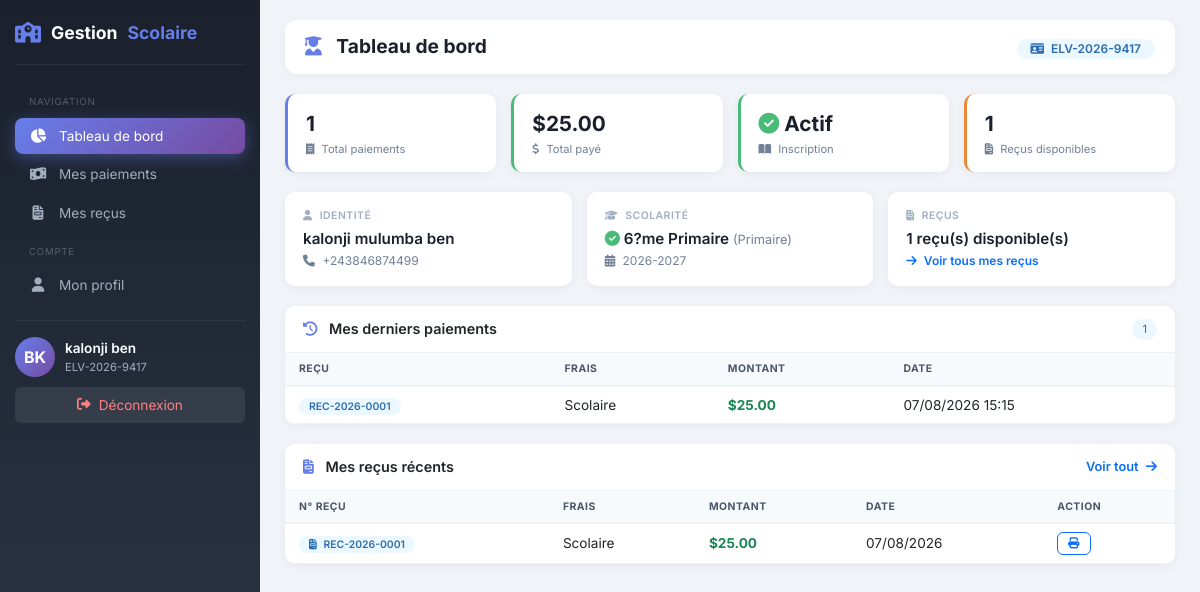
The page /gestion_paiements/eleve/dashboard.php (signed in) on the database its author committed.
### tables this page shows
CREATE TABLE `eleves` (
  `idEleve` int(11) NOT NULL,
  `matricule` varchar(30) NOT NULL,
  `nom` varchar(100) NOT NULL,
  `postNom` varchar(100) DEFAULT NULL,
  `prenom` varchar(100) DEFAULT NULL,
  `lieuNaissance` varchar(100) DEFAULT NULL,
  `sexe` enum('M','F') DEFAULT NULL,
  `dateNaissance` date DEFAULT NULL,
  `adresse` varchar(255) DEFAULT NULL,
  `telephone` varchar(20) DEFAULT NULL,
  `nomPere` varchar(100) DEFAULT NULL,
  `nomMere` varchar(100) DEFAULT NULL,
  `motDePasse` varchar(255) DEFAULT NULL,
  `idUtilisateur` int(11) DEFAULT NULL
);

CREATE TABLE `inscriptions` (
  `idInscription` int(11) NOT NULL,
  `idEleve` int(11) NOT NULL,
  `idClasse` int(11) NOT NULL,
  `idAnnee` int(11) NOT NULL,
  `dateInscription` date NOT NULL,
  `statut` enum('Actif','Termin?') DEFAULT 'Actif'
);

CREATE TABLE `classes` (
  `idClasse` int(11) NOT NULL,
  `nomClasse` varchar(50) NOT NULL,
  `idNiveau` int(11) NOT NULL
);

CREATE TABLE `niveaux` (
  `idNiveau` int(11) NOT NULL,
  `nomNiveau` varchar(50) NOT NULL,
  `description` text DEFAULT NULL
);

CREATE TABLE `annees_scolaires` (
  `idAnnee` int(11) NOT NULL,
  `libelle` varchar(20) NOT NULL,
  `annee` varchar(20) DEFAULT NULL,
  `active` tinyint(1) DEFAULT 1
);

CREATE TABLE `paiements` (
  `idPaiement` int(11) NOT NULL,
  `idInscription` int(11) NOT NULL,
  `idFrais` int(11) NOT NULL,
  `mois` enum('Septembre','Octobre','Novembre','D?cembre','Janvier','F?vrier','Mars','Avril','Mai','Juin','Juillet') DEFAULT NULL,
  `montantPaye` decimal(10,2) NOT NULL,
  `datePaiement` datetime DEFAULT current_timestamp(),
  `idCaissier` int(11) NOT NULL,
  `numeroRecu` varchar(50) DEFAULT NULL
);

CREATE TABLE `frais` (
  `idFrais` int(11) NOT NULL,
  `libelle` varchar(100) NOT NULL,
  `montant` decimal(10,2) NOT NULL,
  `typeFrais` enum('Inscription','Mensualit?','Autre') NOT NULL,
  `idAnnee` int(11) NOT NULL,
  `idNiveau` int(11) DEFAULT NULL,
  `statut` enum('Actif','Inactif') DEFAULT 'Actif'
);

### gestion_paiements/eleve/dashboard.php (the view, shortened to what this page needs)
<?php
$db = db();
$eleve_id = $_SESSION['eleve_id'];
$stmt = $db->prepare("SELECT * FROM eleves WHERE idEleve = :id");
$stmt->execute(['id' => $eleve_id]);
$eleve = $stmt->fetch();
$stmt = $db->prepare("
    SELECT i.*, c.nomClasse, n.nomNiveau, a.libelle as annee
    FROM inscriptions i
    JOIN classes c ON i.idClasse = c.idClasse
    JOIN niveaux n ON c.idNiveau = n.idNiveau
    JOIN annees_scolaires a ON i.idAnnee = a.idAnnee
    WHERE i.idEleve = :idEleve
    AND i.idAnnee = (SELECT idAnnee FROM annees_scolaires WHERE active = 1)
    LIMIT 1
");
$stmt->execute(['idEleve' => $eleve_id]);
$inscription = $stmt->fetch();
$stmt = $db->prepare("
    SELECT p.*, f.libelle as frais_libelle
    FROM paiements p
    JOIN frais f ON p.idFrais = f.idFrais
    JOIN inscriptions i ON p.idInscription = i.idInscription
    WHERE i.idEleve = :idEleve
    ORDER BY p.datePaiement DESC
    LIMIT 5
");
$stmt->execute(['idEleve' => $eleve_id]);
$paiements = $stmt->fetchAll();
$stmt = $db->prepare("
    SELECT p.*, f.libelle as frais_libelle
    FROM paiements p
    JOIN frais f ON p.idFrais = f.idFrais
    JOIN inscriptions i ON p.idInscription = i.idInscription
    WHERE i.idEleve = :idEleve
    AND p.numeroRecu IS NOT NULL
    ORDER BY p.datePaiement DESC
");
$stmt->execute(['idEleve' => $eleve_id]);
$recus = $stmt->fetchAll();
$stmt = $db->prepare("
    SELECT
        COUNT(*) as total_paiements,
        SUM(montantPaye) as total_montant
    FROM paiements p
    JOIN inscriptions i ON p.idInscription = i.idInscription
    WHERE i.idEleve = :idEleve
");
$stmt->execute(['idEleve' => $eleve_id]);
$stats = $stmt->fetch();
$stmt = $db->query("SELECT * FROM annees_scolaires WHERE active = 1");
$annee_active = $stmt->fetch();
?>
<!DOCTYPE html>
<html lang="fr">
<head>
    <link href="https://cdn.jsdelivr.net/npm/bootstrap@5.3.0-alpha1/dist/css/bootstrap.min.css" rel="stylesheet">
    <link rel="stylesheet" href="https://cdnjs.cloudflare.com/ajax/libs/font-awesome/6.4.0/css/all.min.css">
</head>
<body>
<div class="sidebar" id="sidebar">
    <div class="logo">
        <i class="fas fa-school"></i>
        Gestion<span>Scolaire</span>
    </div>
    <ul class="menu">
        <li class="menu-section">Navigation</li>
        <li><a href="dashboard.php" class="active"><i class="fas fa-chart-pie"></i> Tableau de bord</a></li>
        <li><a href="paiements/historique.php"><i class="fas fa-money-bill-wave"></i> Mes paiements</a></li>
        <li><a href="recus/index.php"><i class="fas fa-file-invoice"></i> Mes reçus</a></li>
        <li class="menu-section">Compte</li>
        <li><a href="profil.php"><i class="fas fa-user"></i> Mon profil</a></li>
    </ul>
    <div class="footer">
        <div class="user">
            <div class="avatar">
                <?php echo strtoupper(substr($_SESSION['eleve_prenom'] ?? 'E', 0, 1) . substr($_SESSION['eleve_nom'] ?? 'A', 0, 1)); ?>
            </div>
            <div>
                <div class="name"><?php echo $_SESSION['eleve_nom'] . ' ' . $_SESSION['eleve_prenom']; ?></div>
                <div class="matricule"><?php echo $_SESSION['eleve_matricule']; ?></div>
            </div>
        </div>
        <a href="../logout.php" class="btn-logout">
            <i class="fas fa-sign-out-alt"></i> Déconnexion
        </a>
    </div>
</div>
<div class="main-content">
    <div class="page-header">
        <h2><i class="fas fa-user-graduate"></i> Tableau de bord</h2>
        <div>
            <span class="badge"><i class="fas fa-id-card me-1"></i> <?php echo $_SESSION['eleve_matricule']; ?></span>
        </div>
    </div>
    <div class="stats">
        <div class="stat-card">
            <div class="number"><?php echo $stats['total_paiements'] ?? 0; ?></div>
            <div class="label"><i class="fas fa-receipt me-1"></i> Total paiements</div>
        </div>
        <div class="stat-card green">
            <div class="number">$<?php echo number_format($stats['total_montant'] ?? 0, 2); ?></div>
            <div class="label"><i class="fas fa-dollar-sign me-1"></i> Total payé</div>
        </div>
        <div class="stat-card <?php echo $inscription ? 'green' : 'red'; ?>">
            <div class="number">
                <?php if ($inscription): ?>
                    <i class="fas fa-check-circle" style="color:#48bb78;"></i> Actif
                <?php else: ?>
                    <i class="fas fa-times-circle" style="color:#e53e3e;"></i> Inactif
                <?php endif; ?>
            </div>
            <div class="label"><i class="fas fa-book-open me-1"></i> Inscription</div>
        </div>
        <div class="stat-card orange">
            <div class="number"><?php echo count($recus); ?></div>
            <div class="label"><i class="fas fa-file-invoice me-1"></i> Reçus disponibles</div>
        </div>
    </div>
    <div class="info-grid">
        <div class="info-card">
            <div class="label"><i class="fas fa-user me-1"></i> Identité</div>
            <div class="value">
                <?php echo htmlspecialchars($eleve['nom'] . ' ' . ($eleve['postNom'] ?? '') . ' ' . $eleve['prenom']); ?>
            </div>
            <div style="font-size:0.75rem; color:#718096; margin-top:2px;">
                <i class="fas fa-phone me-1"></i> <?php echo htmlspecialchars($eleve['telephone'] ?? 'Non renseigné'); ?>
            </div>
        </div>
        <div class="info-card">
            <div class="label"><i class="fas fa-graduation-cap me-1"></i> Scolarité</div>
            <div class="value">
                <?php if ($inscription): ?>
                    <i class="fas fa-check-circle" style="color:#48bb78;"></i>
                    <?php echo htmlspecialchars($inscription['nomClasse']); ?>
                    <small>(<?php echo htmlspecialchars($inscription['nomNiveau']); ?>)</small>
                <?php else: ?>
                    <span style="color:#ed8936;">
                        <i class="fas fa-exclamation-triangle"></i> Non inscrit
                    </span>
                <?php endif; ?>
            </div>
            <div style="font-size:0.75rem; color:#718096; margin-top:2px;">
                <i class="fas fa-calendar-alt me-1"></i>
                <?php echo $inscription ? htmlspecialchars($inscription['annee']) : ($annee_active['libelle'] ?? 'Année en cours'); ?>
            </div>
        </div>
        <div class="info-card">
            <div class="label"><i class="fas fa-file-invoice me-1"></i> Reçus</div>
            <div class="value"><?php echo count($recus); ?> reçu(s) disponible(s)</div>
            <div style="font-size:0.75rem; color:#718096; margin-top:2px;">
                <a href="recus/index.php" class="text-primary" style="text-decoration:none; font-weight:600;">
                    <i class="fas fa-arrow-right me-1"></i> Voir tous mes reçus
                </a>
            </div>
        </div>
    </div>
    <div class="widget">
        <div class="widget-header">
            <span class="title"><i class="fas fa-history"></i> Mes derniers paiements</span>
            <span class="badge-count"><?php echo count($paiements); ?></span>
        </div>
        <?php if (empty($paiements)): ?>
            <div class="empty">
                <i class="fas fa-receipt"></i>
                Aucun paiement effectué
            </div>
        <?php else: ?>
            <table>
                <thead>
                    <tr>
                        <th>Reçu</th>
                        <th>Frais</th>
                        <th>Montant</th>
                        <th>Date</th>
                    </tr>
                </thead>
                <tbody>
                    <?php foreach ($paiements as $p): ?>
                    <tr>
                        <td><span class="badge-recu"><?php echo $p['numeroRecu'] ?? 'N/A'; ?></span></td>
                        <td><?php echo htmlspecialchars($p['frais_libelle']); ?></td>
                        <td class="fw-bold text-success">$<?php echo number_format($p['montantPaye'], 2); ?></td>
                        <td><?php echo date('d/m/Y H:i', strtotime($p['datePaiement'])); ?></td>
                    </tr>
                    <?php endforeach; ?>
                </tbody>
            </table>
        <?php endif; ?>
    </div>
    <div class="widget">
        <div class="widget-header">
            <span class="title"><i class="fas fa-file-invoice"></i> Mes reçus récents</span>
            <a href="recus/index.php" class="text-primary" style="font-size:0.8rem; font-weight:600; text-decoration:none;">
                Voir tout <i class="fas fa-arrow-right ms-1"></i>
            </a>
        </div>
        <?php if (empty($recus)): ?>
            <div class="empty">
                <i class="fas fa-file-invoice"></i>
                Aucun reçu disponible
            </div>
        <?php else: ?>
            <table>
                <thead>
                    <tr>
                        <th>N° Reçu</th>
                        <th>Frais</th>
                        <th>Montant</th>
                        <th>Date</th>
                        <th>Action</th>
                    </tr>
                </thead>
                <tbody>
                    <?php foreach (array_slice($recus, 0, 5) as $r): ?>
                    <tr>
                        <td><span class="badge-recu"><i class="fas fa-file-invoice me-1"></i> <?php echo $r['numeroRecu']; ?></span></td>
                        <td><?php echo htmlspecialchars($r['frais_libelle']); ?></td>
                        <td class="fw-bold text-success">$<?php echo number_format($r['montantPaye'], 2); ?></td>
                        <td><?php echo date('d/m/Y', strtotime($r['datePaiement'])); ?></td>
                        <td>
                            <a href="recus/imprimer.php?id=<?php echo $r['idPaiement']; ?>" target="_blank" class="btn btn-sm btn-outline-primary" style="border-radius:6px; padding:2px 10px; font-size:0.7rem;">
                                <i class="fas fa-print"></i>
                            </a>
                        </td>
                    </tr>
                    <?php endforeach; ?>
                </tbody>
            </table>
        <?php endif; ?>
    </div>
</div>
</body>
</html>

### rows shown on the page
eleves: nom+postNom+prenom "kalonji mulumba ben", telephone "+243846874499"
inscriptions: idClasse.nomClasse "6?me Primaire", niveaux.nomNiveau "Primaire", idAnnee.libelle "2026-2027"
paiements: numeroRecu "REC-2026-0001", idFrais.libelle "Scolaire", montantPaye "25.00", datePaiement "07/08/2026 15:15", datePaiement "07/08/2026"

### other values the page prints
$_SESSION['eleve_nom'] "kalonji"
$_SESSION['eleve_prenom'] "ben"
$_SESSION['eleve_matricule'] "ELV-2026-9417"
$stats['total_paiements'] "1"
$stats['total_montant'] "25.00"
count($recus) "1"
count($paiements) "1"
